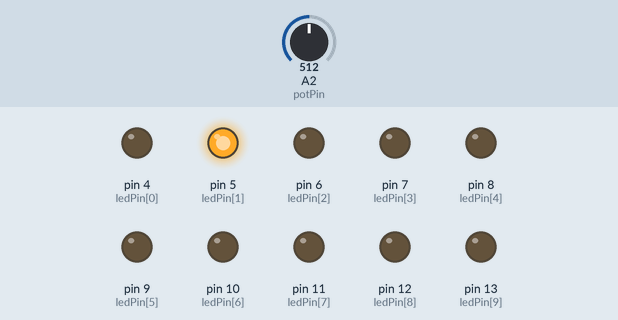
This sketch was run on a simulated Arduino Uno, built with avr-gcc and run on an emulated ATmega328P. Parts: output pins drawn as LEDs (lit = HIGH). Dashed ring = blinking. The inputs (shaded band) are chosen by the test bench; at power-on: A2 (potPin) = 512.

Above: at 1.2 s.
1.3 s: A2 (potPin) set to 122
At 1.36 s:
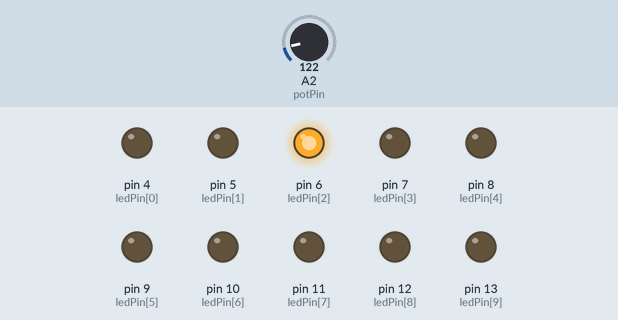
At 2.1 s:
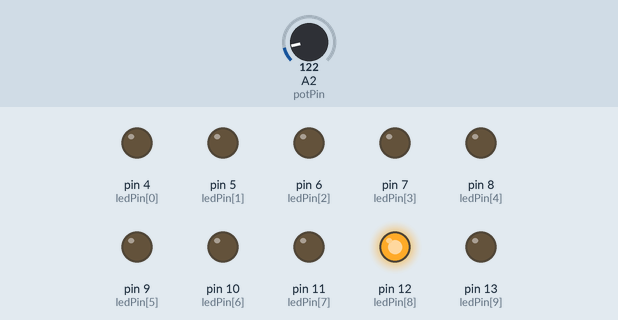
4.3 s: A2 (potPin) set to 0
7.3 s: A2 (potPin) set to 20
At 7.48 s:
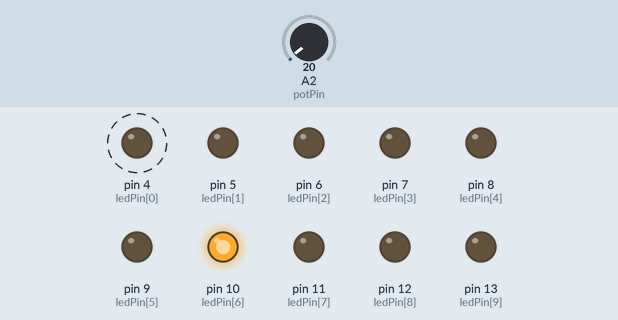
10.3 s: A2 (potPin) set to 716
At 10.3 s:
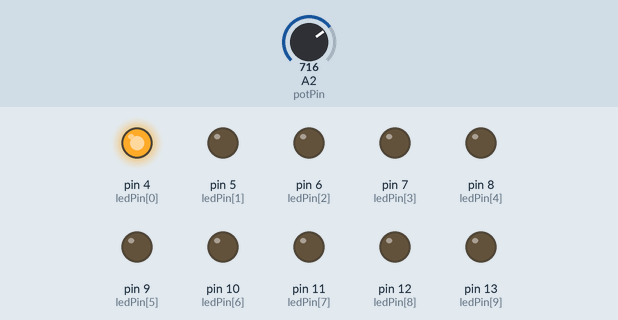
13.3 s: A2 (potPin) set to 774
16.3 s: A2 (potPin) set to 794
Timing chart, 0 to 19.5 s (numbered marks = the images above; inputs shaded):
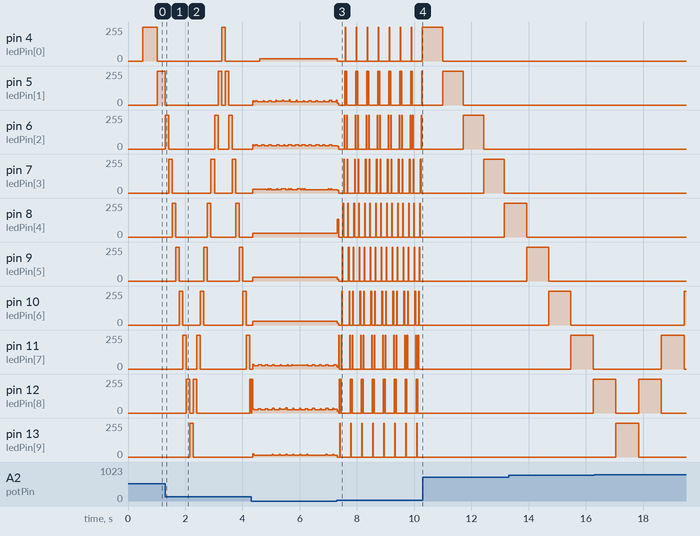

The sketch:

Projeto6.ino
```cpp
// Projeto 6 - Efeito interativo de iluminação sequencial com LEDs

#define PINS        10

byte ledPin [PINS] = {4,5,6,7,8,9,10,11,12,13};   // cria um vetor para os pinos dos LEDS

unsigned int ledDelay;                             // intervalo entre as alterações
short direction = 1;
char currentLED = 0;
unsigned long changeTime;
byte potPin = 2;                                  // seleciona o pino de entrada para o potenciômetro

void
setup()
{
  for (int x = 0; x < 10; x++)
    pinMode (ledPin [x], OUTPUT);                 // define todos os pinos como saída

  changeTime = millis();
}

void
loop()
{
  ledDelay = analogRead (potPin);                // lê o valor do potenciômetro

  if ((millis() - changeTime) > ledDelay)        // verifica se já transcorreram ledDelay ms desde a última alteração
  {
    changeLED();
    changeTime = millis();
  }
}

void
changeLED()
{
  for (int x = 0; x < 10; x++)                  // apaga todos os LEDs
    digitalWrite (ledPin [x], LOW);

  digitalWrite (ledPin [currentLED], HIGH);    // acende o LED atual
  currentLED += direction;                     // incrementa de acordo com o valor de direction

  if (currentLED == 9)                         // altera a direção se tivermos atingido o fim
    direction = -1;
  if (currentLED == 0)
    direction = 1;
}
```

Measured:
- after the input at 1.3 s, pin 4 (ledPin[0]): 0/255 → 255/255 after 2.0 s, → 0/255 0.12 s later; pin 12 (ledPin[8]): goes 255/255 0.12 s, 0/255 0.12 s, 255/255 0.12 s, 0/255 1.8 s, then 255/255, starting after 0.74 s; pin 13 (ledPin[9]): 0/255 → 255/255 after 0.86 s, → 0/255 0.12 s later
- after the input at 7.3 s, pin 4 (ledPin[0]): alternates 255/255 for 0.02 s and 0/255 for 0.36 s, starting at once; pin 8 (ledPin[4]): 29/255 → 135/255 at once, then repeats every 0.34 s: 2 × (0/255 0.15 s, 255/255 0.02 s)
- after the input at 10.3 s, pin 9 (ledPin[5]), pin 10 (ledPin[6]), pin 11 (ledPin[7]), pin 12 (ledPin[8]), pin 13 (ledPin[9]): stops changing and stays 0/255
- by itself, pin 11 (ledPin[7]): repeats every 0.38 s: 255/255 0.02 s, 0/255 0.06 s, 255/255 0.02 s, 0/255 0.28 s
